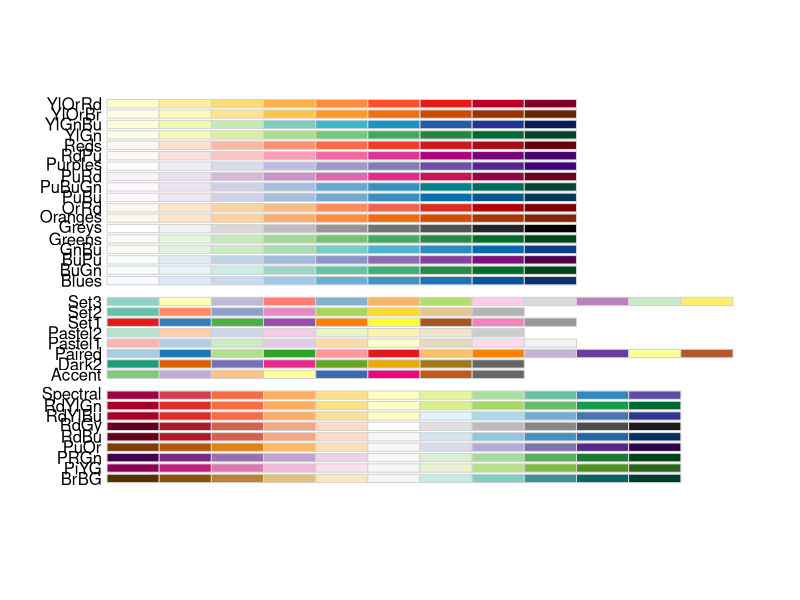
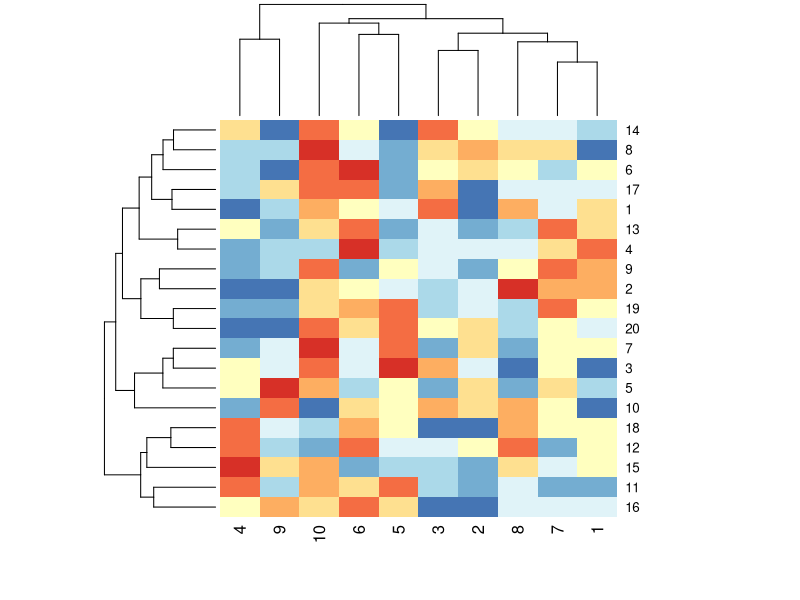
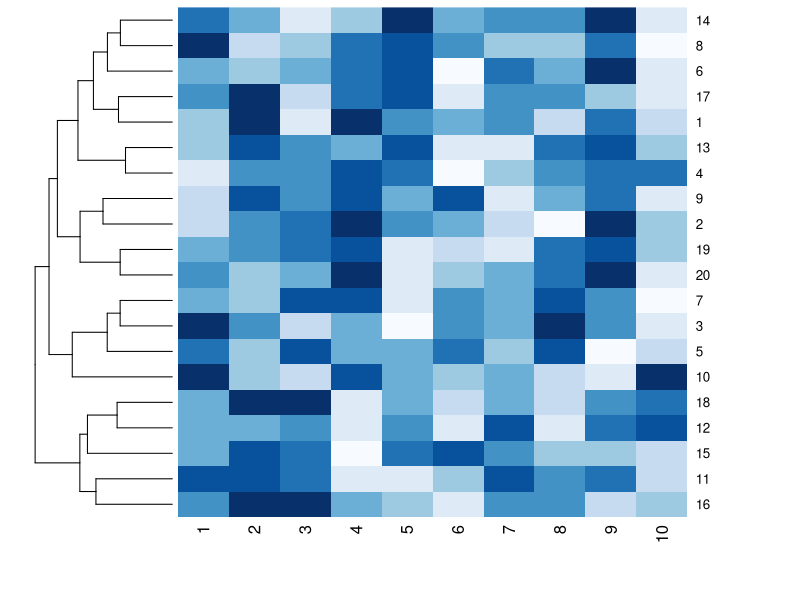
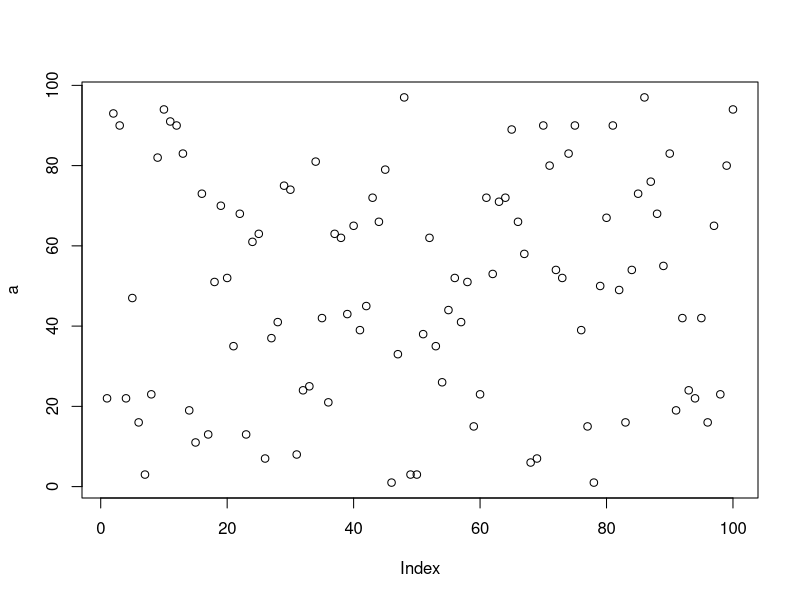
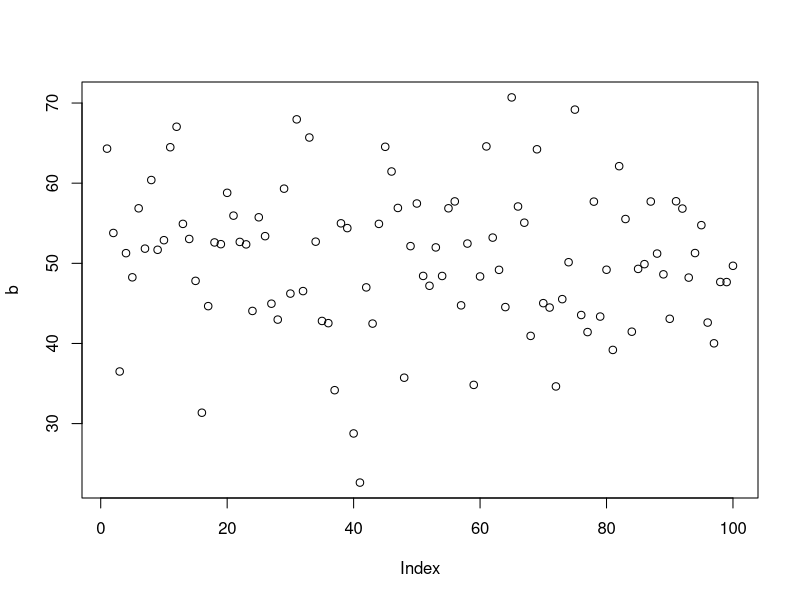
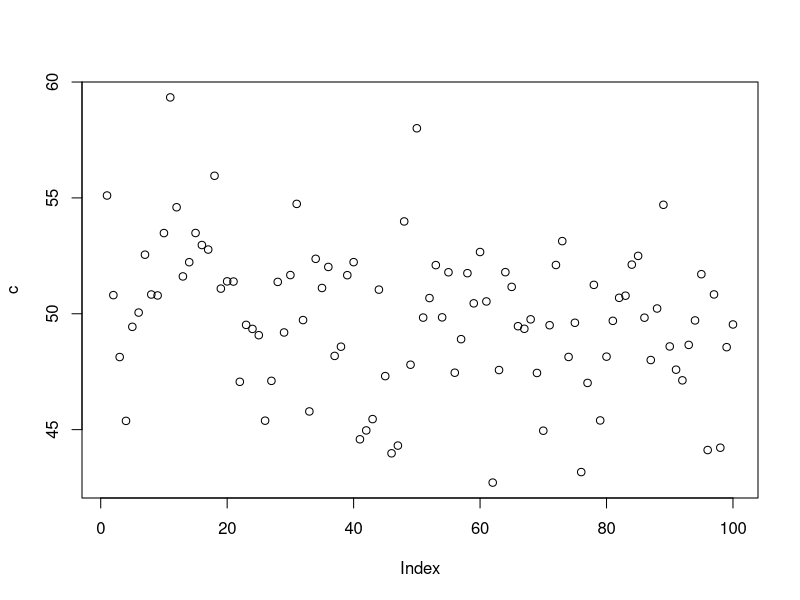
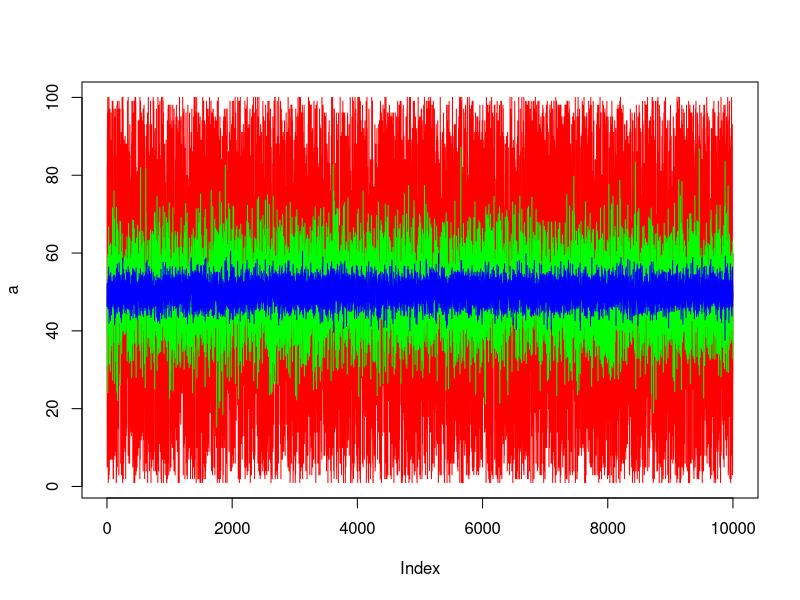
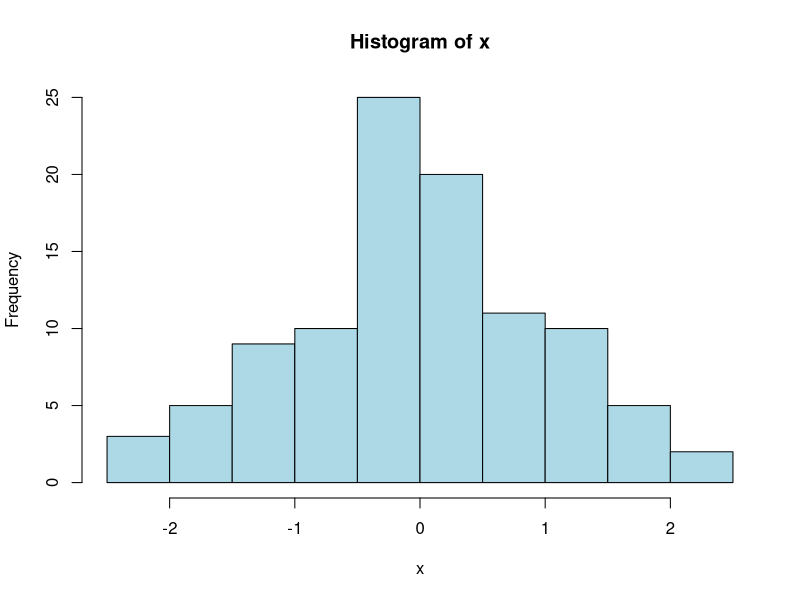

Reproduce these figures in R, in order.
#Lab4

##############################Assigning Values############################
#In R, <- is usually used to assign a value to a variable, not the = symbol 
#e.g. x_scalar <- 1. The shortcut for an assignment is Alt and -. 
#Most other mathematical operators function as expected.

x_scalar1 <- 1
x_scalar2 = 2
x_scalar1;x_scalar2

#The combine function, c() is used to assign multiple same type values to a variable. 
x_vec <- c(1, 2, 3)
x_vec

#The list function, list() is used to assign multiple different types of values to a variable.
x_list <-  list(1, "two", 3.0)
x_list
#Note that the first value in an R list is at position 1, not 0, 
#and R assumes that 1 and 3.0 are both numeric data types, not an integer and a float.

##############################Matrices and Data Frames##############################
#A matrix consists of rows and columns of the same data type. 
x_matrix1 <- matrix(c(1, 2, 3, 4),nrow=2, ncol=2)
x_matrix1
#By default, a matrix fills by column. The dim() function returns the dimensions of a matrix.
dim(x_matrix1)

x_matrix2 <- matrix(c(1, 2, 3, 4, 5, 6, 7, 8, 9, 10, 11, 12),nrow=3, ncol=4,byrow = T)
x_matrix2

x_matrix3 <- matrix(c(1, 2, 3, 4, 5, 6, 7, 8, 9, 10, 11, 12),nrow=3)
x_matrix3 

#A data frame has rows and columns, but can store different data types in each column, 
#and each column must have a name, preferably unique. 
x_dataframe <- data.frame(a = 1:5, b = 6:10)
x_dataframe
dim(x_dataframe)
#Note that the colon operator is used to generate a range of numbers 
#and the equal sign is properly used here as an equality operator.

##############################Operations and Loops##############################
#Operations, including loops, are generally applied in R with the apply() function, 
#although if and if...else statements are also supported. 
#The third-party plyr package lets you easily apply operations to part of a data set.

##############################viewing data##############################
#attach() attaches a list or data frame to the R search path for easy searching.
#edit() displays an editable version of an object.
#print() displays the values of an object.

##############################graphing data##############################
#barplot() creates a bar plot.
#boxplot() creates a box plot.
#heatmap() creates a heat map.
#hist() creates a histogram.
#plot() creates a scatter plot.

##############################statistics##############################
#mean() calculates the arithmetic mean.
#sd() calculates the standard deviation.
#summary() provides summary statistics if used with a data frame.
#table() cross-tabluation and table creation.
#t.test() one and two sample t-tests on vectors of data (Student's t-Test).
#var, cov and cor compute the variance of x and the covariance or correlation of x and y.

##############################Input##############################
#test_data <- read.csv("filename.txt", header=FALSE) will read the data in the named CSV file into a data frame. 
#Note that a header is normally expected, and in some cases you may need to add stringsAsFactor=FALSE 
#to prevent strings from being interpreted as statistical values by R. 
#You can also provide a URL instead of a file name (assuming the data at the URL is in standard CSV format).
#read.csv() is identical to read2.csv() and read.table() except with a different set of defaults.
#In RStudio, you can simply use Environment tab > Import Dataset.
#Many third party packages exist for reading data in particular file formats, databases or online data sources.

##############################Output##############################
#save.image() will save the entire workspace to a file named .RData
#To save data in a compact binary file, use save(data, file="filename.rda") and to load the object, 
#use load("filename.rda").
#To save data in text format, use dump(data, "filename.Rdmpd") and to load it, use source("filename.Rdmpd").
#write.csv(test_data, "test.csv") will save data to a CSV text file. To omit headers, add the argument row.names=F. 
#Use write.table(test_data, "test.txt") to save data to a text file.

##############################Statistics Examples with R##############################

#Uniform distribution, also try 10000
x <- runif(10) 
summary(x)

y <-sample(1:100, 10, replace=T)
summary(y)
print(y)

y <- sample(1:100, 100, replace=T)
summary(y)
mean(y)
sd(y)
unique(y)
length(unique(y))

y <- sample(1:100, 10000, replace=T)
summary(y)
sd(y)

#Normal distribution, also try 10000
z <- rnorm(10) 
summary(z)
sd(z) #Expected values is 1

##############################Probability with R##############################

#Coin Tosses - Binomial distribution
#rbinom(#obs, #trials, prob)
rbinom(10,1,0.5) 
rbinom(10,100,0.5)
rbinom(10,10000,0.5)
rbinom(10,1000000,0.5)

#Random DNA
x10 <- sample(c("A","C","G","T"),10,replace=T)
x10
x100 <- sample(c("A","C","G","T"),100,replace=T)
x100
write(x100, file="100test.txt") #To avoid one character per line
y = paste(x100, collapse="") #use an empty collapse argument
y #to remove the default blank spaces
write(y, file="100randomdna.txt")

##############################Heat Maps with R##############################
#The following R source code generates a random matrix of 10 columns and 20 rows containing 200 random integers between 1 and 100, 
#then views the randomly generated data. 
#It then creates a heat map using the default cyan to purple heatmap colors 
#(note that there is no line break in the third line).
hm <- matrix(sample(1:100, 200, replace=T), ncol=10)
hm
#par(mar = rep(2, 4))
#op <- par(oma=c(5,7,1,1));par(op)
#install.packages("RColorBrewer")
library("RColorBrewer")
#display all colour schemes
display.brewer.all()
heatmap(hm,col=brewer.pal(9,"RdYlBu"))
#if you want to preserve the column order
#since the order may be informative
heatmap(hm,Colv=NA,col=brewer.pal(9,"Blues"))

##############################plotting examples with R##############################
#Random sample with replacement
a <- sample(1:100, 100, replace=T) 
plot(a)
b <- rnorm(100, mean=50, sd=9)
plot(b) #looks similar, but check the y axis!
c <- rnorm(100, mean=50, sd=3)
plot(c) #looks similar, but check the y axis!
#How to display this on a single plot? 
#The lines() function will add lines to an existing plot.
a <- sample(1:100, 10000, replace=T) #Increased n for visibility
b <- rnorm(10000, mean=50, sd=9)
c <- rnorm(10000, mean=50, sd=3)
plot(a, type="l",col="red")
lines(b, col="green")
lines(c, col="blue")
#Histogram of normal distribution?
x <- rnorm(100);#rnorm(n. of obs, mean = 0, sd = 1)
hist(x, col="lightblue", freq=T)
summary(x)
x <- rnorm(100) #can vary n
hist(x, col="lightblue", freq=F) #density instead of frequency
curve(dnorm(x, mean=0, sd=1), add=T, col="darkblue") #adds a density curve

##############################Graphing Error Bars with R##############################
error.bar <- function(x, y, upper, lower=upper, length=0.1,...){
  if(length(x) != length(y) | length(y) !=length(lower) | length(lower) !=
     length(upper))
    stop("vectors must be same length")
  arrows(x,y+upper, x, y-lower, angle=90, code=3, length=length, ...)
}

y <- rnorm(50000, mean=1)
y <- matrix(y,10000,5);#equivalent?
y.means <- apply(y,2,mean);#check the function "apply". 
y.sd <- apply(y,2,sd)
y1 <- rnorm(50000, mean=1.1)
y1 <- matrix(y1,10000,5)
y1.means <- apply(y1,2,mean)
y1.sd <- apply(y1,2,sd)
yy <- matrix(c(y.means,y1.means),2,5,byrow=TRUE);yy
ee <- matrix(c(y.sd,y1.sd),2,5,byrow=TRUE)*1.96/sqrt(10000);ee
barx <- barplot(yy, beside=TRUE,col=c("blue","magenta"), ylim=c(0,1.5),
                names.arg=1:5, axis.lty=1, xlab="Replicates", ylab="Value (arbitrary units)")

error.bar(barx,yy,ee)
#source from http://monkeysuncle.stanford.edu/?p=485

########################Example from lecture ##########################
# Example
meanflow <- c(3.17, 2.72, 2.63, 2.29, 2.12)
sdflow <- c(0.74, 0.71, 0.73, 0.70, 0.72)

sd2flow <- sdflow^2
s2within <- mean(sd2flow)
xbar <- mean(meanflow)

s2xbar1 <- (meanflow - xbar)^2
s2xbar <- sum(s2xbar1)/(5-1)
s2between <- 200*s2xbar

FF <- s2between/s2within
FF
#[1] 64.18434

pvalue <- pf(FF,4,995,lower.tail=F)
pvalue
#[1] 2.613141e-48

#########################################################################################
# Since we don't have individual-level data,
# Generate data that approximate the summary statistics 
# This is to illustrate the analysis process.
mf<-c(3.17,2.72,2.63,2.29,2.12) # sample mean flows
sdf<-c(0.74,0.71,0.73,0.7,0.72) # sample standard deviations

# create and concatenate 5 samples into one long vector
flow<-c(rnorm(200,mf[1],sdf[1]),
        rnorm(200,mf[2],sdf[2]),
        rnorm(200,mf[3],sdf[3]),
        rnorm(200,mf[4],sdf[4]),
        rnorm(200,mf[5],sdf[5]))

# create and concatenate together grouping variable values 
# for each exposure group
group<-factor(c(rep('1 cln/nonsmkr',200),
                rep('2 smky/nonsmkr',200),
                rep('3 lite smkr',200),
                rep('4 mod smkr',200),
                rep('5 hvy smkr',200)))

# This is where you would begin if you had the REAL data.
# compute means, standard deviations and sample size by group,
# 'bind' together in columns, and print
cbind(mean=tapply(flow,group,mean), sd=tapply(flow,group,sd),
      n=tapply(flow,group,length))
#                   mean        sd   n
#1 cln/nonsmkr  3.189200 0.6688532 200
#2 smky/nonsmkr 2.755187 0.7151070 200
#3 lite smkr    2.584007 0.7698609 200
#4 mod smkr     2.253726 0.7191788 200
#5 hvy smkr     2.153189 0.7297743 200

# run analysis of variance with flow as the outcome and 
# group as the grouping variable
# store the result in an object, here called "result" 
result<-lm(flow~group)

anova(result) #print anova table from object result


#when individual-level data is available
#Bartlett test of homogeneity of variances 
#bartlett.test(flow, group)

#Shapiro-Wilk normality test
#shapiro.test(flow[group=='5 hvy smkr'])

############################################################################

# define coordinate vectors for vertices of the polygon
x <- c(2, seq(2, 10, 0.01), 10)
y <- c(0, df(seq(2, 10, 0.01), 3, 14), 0)

# draw density of F_{3, 14}
curve(df(x ,3 ,14), 
      ylim = c(0, 0.8), 
      xlim = c(0, 10), 
      ylab = "Density",
      main = "Density Function")

# draw the polygon
polygon(x, y, col = "orange")


###Create the same plot from lecture note
#############################################################################
# draw density of F_{2, 30}
curve(df(x ,2 ,30), 
      ylim = c(0, 1.2), 
      xlim = c(0, 5),
      ylab = "Density",
      main = "Density Function")


curve(df(x, 4,30), add = TRUE, col="red")
curve(df(x, 16,30), add = TRUE, col="blue")
curve(df(x, 8,30), add = TRUE, col="green")
###########################################################################
curve(df(x ,2 ,30), 
      ylim = c(0, 1.2), 
      xlim = c(0, 5),
      xaxs="i",yaxs="i",
      ylab = "Density",
      main = "Density Function")
abline(v = qf(p=.05, df1=2, df2=30, lower.tail=F), col="black")
# define coordinate vectors for vertices of the polygon
p <- qf(p=.05, df1=2, df2=30, lower.tail=F);p
x <- c( p, seq(p, 5, 0.01), 5,5)
y <- c(0, df(c(seq(p, 5, 0.01), 5),2, 30), 0)

# draw the polygon for area under curve
polygon(x, y, col = "grey")

#add other f-dist
curve(df(x, 4,30), add = TRUE, col="red",xlim = c(0, 5),yaxs="i")
abline(v = qf(p=.05, df1=4, df2=30, lower.tail=F), col="red")
curve(df(x, 16,30), add = TRUE, col="blue",xlim = c(0, 5),yaxs="i")
abline(v = qf(p=.05, df1=16, df2=30, lower.tail=F), col="blue")
curve(df(x, 8,30), add = TRUE, col="green",xlim = c(0, 5),yaxs="i")
abline(v = qf(p=.05, df1=8, df2=30, lower.tail=F), col="green")

legend("topright", legend=c("F(2,30)", "F(4,30)","F(16,30)","F(8,30)"),
       col=c("black","red","blue","green"), lty=1, cex=0.8)

#############################################################################


